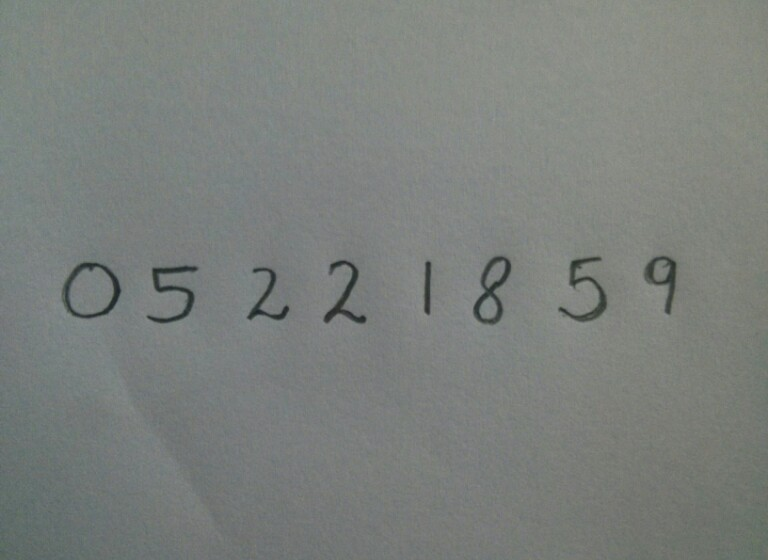
#> input picture optimization/assigmnent_2/mnist/photo1.jpg, 768 x 560 px
$ python -i digits.py   (imports and definitions only)
#> lines starting #> are read from the running program, lines starting #| are printed output that depends on the picture; after the words box and inside, x2 and y2 are one past the last pixel; in counts of white or black regions, pixels touching at a corner belong together
#> further down, picture is the input picture: shape (560, 768, 3); mean B, G, R 123.9, 127.4, 123
import numpy as np
import cv2
import matplotlib.pyplot as plt


def show_digits(image, digits, rects):
    image = image.copy()
    for rect in rects:
        cv2.rectangle(image, (rect[0], rect[1]), (rect[0] + rect[2], rect[1] + rect[3]), (0, 255, 0), 3)
    plt.imshow(image)
    plt.show()
    n = int(np.ceil(np.sqrt(len(digits))))
    for i, roi in enumerate(digits):
        plt.subplot(n, n, i+1)
        plt.imshow(roi, cmap='gray')
        plt.axis('off')
    plt.show()


def find_digits(image):

    # Convert the image to grayscale and apply Gaussian filtering
    gray_image = cv2.cvtColor(image, cv2.COLOR_BGR2GRAY)
    gray_image = cv2.GaussianBlur(gray_image, (5, 5), 0)

    # Threshold the image
    _, black_white_image = cv2.threshold(gray_image, 90, 255, cv2.THRESH_BINARY_INV)
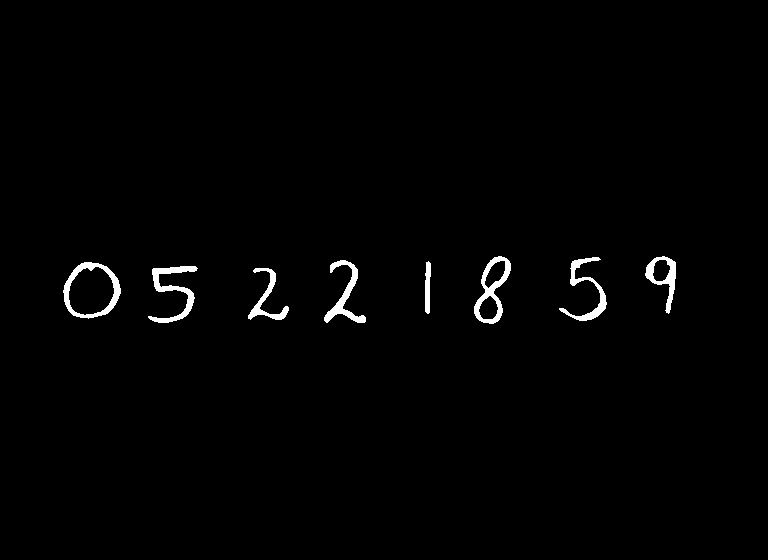
#> black_white_image: shape (560, 768); 1.2% white; 8 white regions

    # Find contours in the image
    ctrs = find_contours(black_white_image)
#> in find_contours, `outs = cv2.findContours(image.copy(), cv2.RETR_EXTERNAL, cv2.CHAIN_APP..`: outs = 8 contours; box (x1, y1, x2, y2) and area: (63, 262, 121, 319) 2436, (474, 256, 511, 324) 1370, (645, 256, 676, 314) 795, (148, 266, 198, 323) 694, (324, 260, 366, 323) 620, (559, 257, 607, 321) 573, (248, 268, 289, 320) 444, (425, 261, 431, 314) 202
#> ctrs has the same summary as outs in find_contours

    # Exctract digits from the image
    digits, rects = extract_digits(black_white_image, ctrs)

    return digits, rects


def extract_digits(image, ctrs):
    rects = []
    digits = []
    for ctr in ctrs:
        rect = cv2.boundingRect(ctr)
        leng = int(rect[3] * 1.6)
        pt1 = int(rect[1] + rect[3] // 2 - leng // 2)
        pt2 = int(rect[0] + rect[2] // 2 - leng // 2)
        roi = image[pt1:pt1+leng, pt2:pt2+leng]
        if roi.shape[0] < 28 or roi.shape[1] < 28:
            continue
        roi = cv2.resize(roi, (28, 28), interpolation=cv2.INTER_AREA)
        roi = cv2.dilate(roi, (3, 3))
        digits.append(roi)
        rects.append(rect)
#> this loop made 8 passes
#> (rect, leng, pt1, pt2) on passes 1 to 8: ((248, 268, 41, 52), 83, 253, 227), ((148, 266, 50, 57), 91, 249, 128), ((63, 262, 58, 57), 91, 245, 47), ((425, 261, 6, 53), 84, 245, 386), ((324, 260, 42, 63), 100, 241, 295), ((559, 257, 48, 64), 102, 238, 532), ((645, 256, 31, 58), 92, 239, 614), ((474, 256, 37, 68), 108, 236, 438)
#> pass 1, in extract_digits, `roi = image[pt1:pt1+leng, pt2:pt2+leng]`:
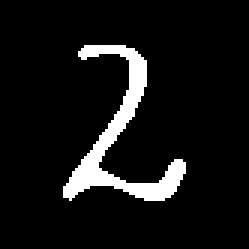
#> roi: shape (83, 83) (shown 3 times larger); 7.9% white; 1 white region, box (x1, y1, x2, y2) and area: (21, 15, 62, 67) 543
#> pass 1, in extract_digits, `roi = cv2.resize(roi, (28, 28), interpolation=cv2.INTER_AREA)`:
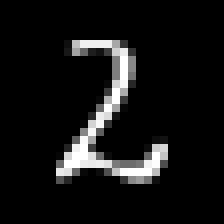
#> roi: shape (28, 28) (shown 8 times larger); min 0, max 255, mean 20.1
#> pass 1, in extract_digits, `roi = cv2.dilate(roi, (3, 3))`:
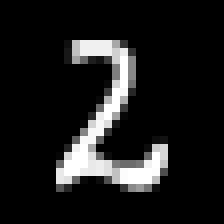
#> roi: shape (28, 28) (shown 8 times larger); min 0, max 255, mean 27.7
#> pass 2, in extract_digits, `roi = image[pt1:pt1+leng, pt2:pt2+leng]`:
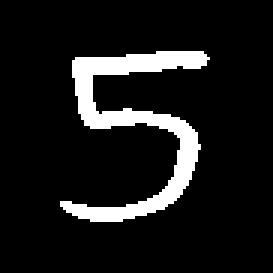
#> roi: shape (91, 91) (shown 3 times larger); 10.2% white; 1 white region, box (x1, y1, x2, y2) and area: (20, 17, 70, 74) 842
#> after the loop, digits = 8 items; rects = [(248, 268, 41, 52), (148, 266, 50, 57), (63, 262, 58, 57), (425, 261, 6, 53), (324, 260, 42, 63), (559, 257, 48, 64), (645, 256, 31, 58), (474, 256, 37, 68)]
    digits = np.array(digits)
    return digits, rects


def find_contours(image):
    outs = cv2.findContours(image.copy(), cv2.RETR_EXTERNAL, cv2.CHAIN_APPROX_SIMPLE)
    if len(outs) == 2:
        return outs[0]
    elif len(outs) == 3:
        return outs[1]
    else:
        raise Exception("OpenCV changed their cv2.findContours return signature yet again.")

>>> import cv2
>>> picture = cv2.imread('photo1.jpg')
>>> result = find_digits(picture)

$ run again, on optimization/assigmnent_2/mnist/photo2.jpg
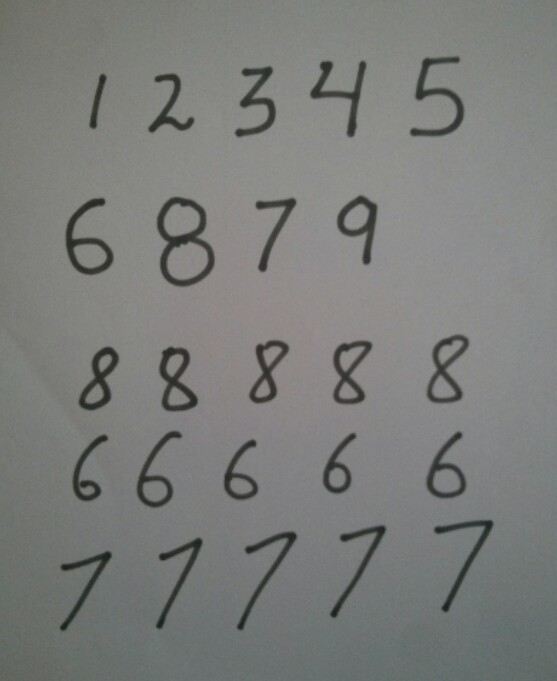
#> input picture optimization/assigmnent_2/mnist/photo2.jpg, 557 x 681 px
#> picture is the input picture: shape (681, 557, 3); mean B, G, R 122.1, 124.5, 123.1
#> in find_digits, `_, black_white_image = cv2.threshold(gray_image, 90, 255, cv2.THRESH_B..`:
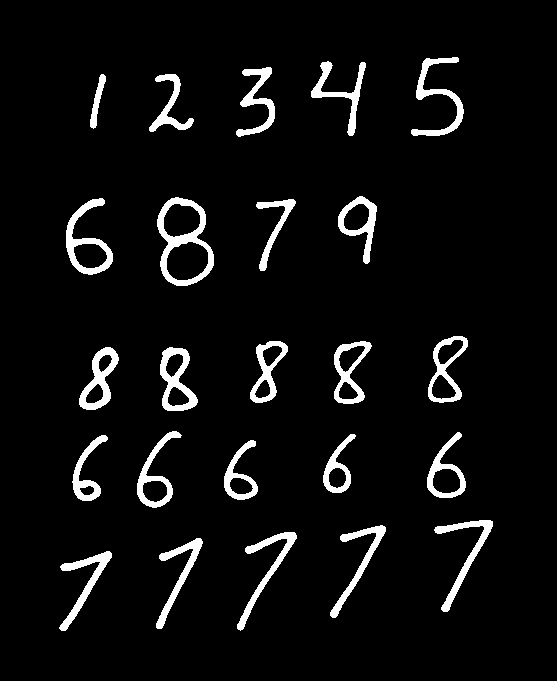
#> black_white_image: shape (681, 557); 5.7% white; 24 white regions
#> outs = 24 contours; largest, box (x1, y1, x2, y2) and area: (157, 197, 214, 286) 3632, (66, 198, 113, 275) 1645, (160, 347, 198, 411) 1524, (428, 336, 468, 403) 1496, (334, 341, 372, 404) 1391
#> ctrs has the same summary as outs in find_contours
#> the loop in extract_digits, `for ctr in ctrs:` made 24 passes
#> (rect, leng, pt1, pt2) on passes 1 to 8: ((59, 551, 53, 80), 128, 527, 21), ((156, 538, 47, 91), 145, 511, 107), ((237, 532, 60, 99), 158, 502, 188), ((330, 525, 56, 93), 148, 497, 284), ((434, 520, 59, 92), 147, 493, 390), ((224, 440, 34, 60), 96, 422, 193), ((72, 435, 36, 66), 105, 416, 38), ((323, 434, 33, 59), 94, 416, 292)
#> pass 2, in extract_digits, `roi = image[pt1:pt1+leng, pt2:pt2+leng]`:
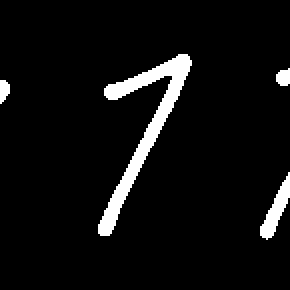
#> roi: shape (145, 145) (shown 2 times larger); 5.8% white; 4 white regions, box (x1, y1, x2, y2) and area: (49, 27, 96, 118) 923, (130, 86, 145, 120) 198, (138, 34, 145, 43) 50, (0, 40, 5, 52) 45
#> after the loop in extract_digits, `for ctr in ctrs:`: digits = 24 items; rects = 24 items, first 6: (59, 551, 53, 80), (156, 538, 47, 91), (237, 532, 60, 99), (330, 525, 56, 93), (434, 520, 59, 92), (224, 440, 34, 60)
